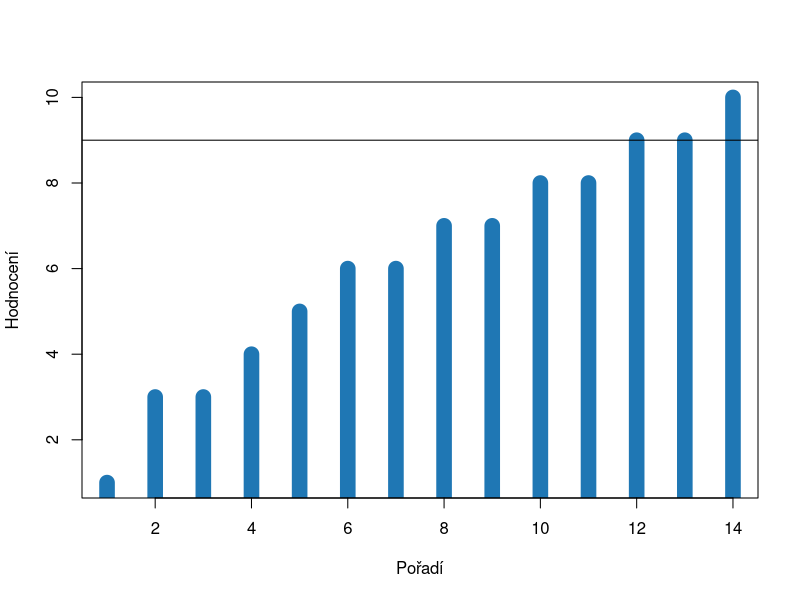
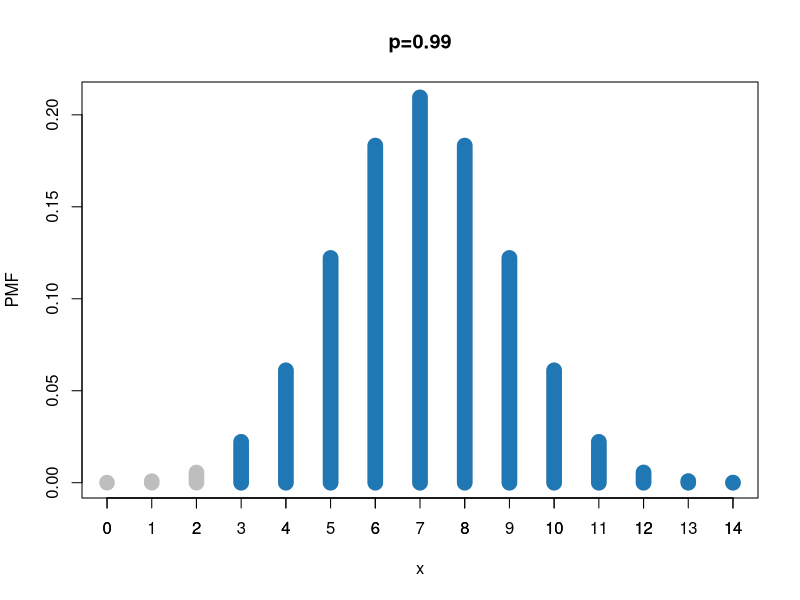
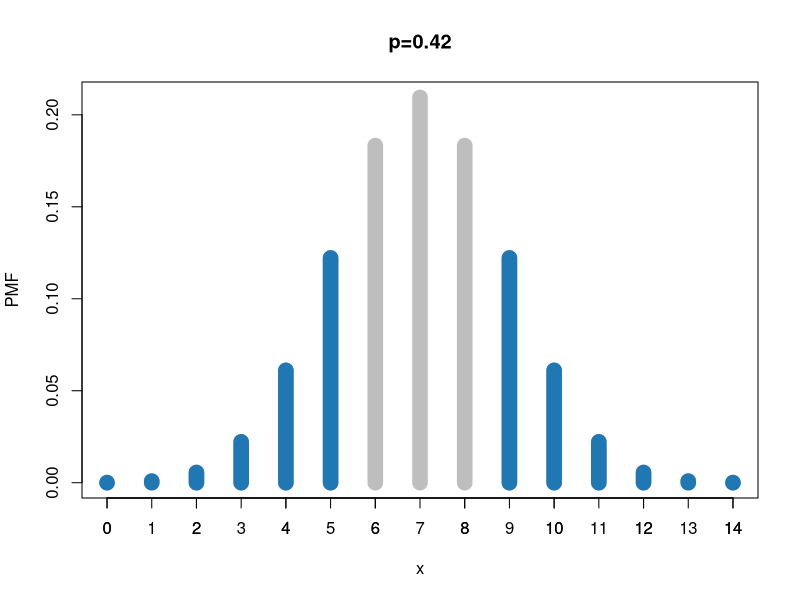

Here is the R script that generated these plots, in order:
## ---- chunk 1
X <- c(3, 7, 4, 10, 1, 6, 9, 8, 3, 6, 7, 5, 9, 8)
k <-length(X)

plot(sort(X), 
     col = "#1f77b4", 
     xlab = "Pořadí",
     ylab = "Hodnocení",
     type = "h", lwd = 15)
abline(h = 9)
## ---- chunk 2
h0 <- 8
znamenka <- X>h0

znamenka_table <- ifelse(znamenka, "+", "-")
names(znamenka_table) <- X
znamenka_table
## ---- chunk 3
x <- 0:14
p <- 0.5
plusova_znamenka <- sum(znamenka)
pmf <- dbinom(x, size = k, prob = p)
p_hodnota <- sum(pmf[x>=plusova_znamenka])


plot(x, pmf,
     xlab = "x",
     ylab = "PMF",
     col = "grey",
     type = "h", lwd = 15,
     xlim = c(0, k),
     main = paste0("p=", round(p_hodnota, 2))
     )
lines(x[x>=plusova_znamenka], pmf[x>=plusova_znamenka], col = "#1f77b4", type = "h", lwd = 15)
axis(1, 0:k, 0:k)
## ---- chunk 4
h0 <- 5
znamenka <- X>h0

znamenka_table <- ifelse(znamenka, "+", "-")
names(znamenka_table) <- X
znamenka_table
## ---- chunk 5
x <- 0:14
p <- 0.5
plusova_znamenka <- sum(znamenka)
pmf <- dbinom(x, size = k, prob = p)
# *2, protože  máme oboustranný test
p_hodnota <- sum(pmf[x>=plusova_znamenka])*2

plot(x, pmf,
     xlab = "x",
     ylab = "PMF",
     col = "grey",
     type = "h", lwd = 15,
     xlim = c(0, k),
     main = paste0("p=", round(p_hodnota, 2))
     )
lines(x[x>=plusova_znamenka], pmf[x>=plusova_znamenka], col = "#1f77b4", type = "h", lwd = 15)
lines(x[x<=(k-plusova_znamenka)], pmf[x<=(k-plusova_znamenka)], col = "#1f77b4", type = "h", lwd = 15)
axis(1, 0:k, 0:k)
## ---- chunk 6
# prvni priklad (H0: eta<=8, H1: eta > 8)
# binom.test(3, 14, alternative = "greater")
# druhy priklad (H0: eta=5, H1: eta != 5)
# binom.test(9, 14, alternative = "two.sided")
